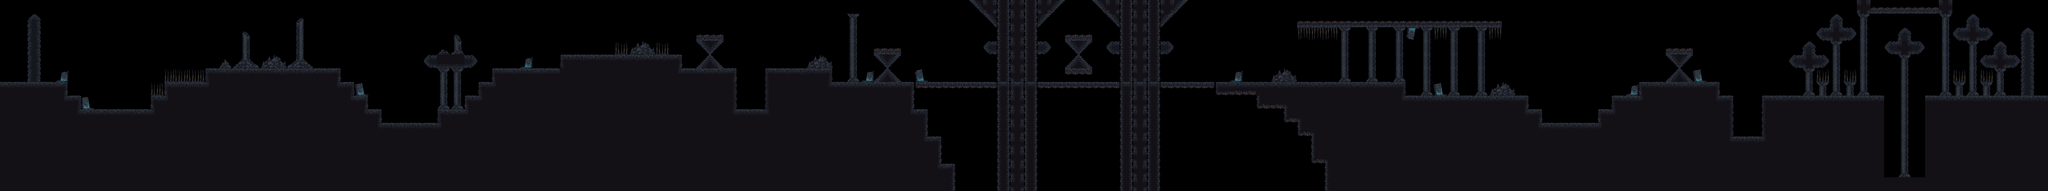

A 2D game scene composited from a Tiled map and its tileset images. What follows is a short description and the map's XML, with each tile layer's data collapsed to a summary:
An orthogonal 150x14 tile map with 32x32 px tiles, 2 tile layers (Decor, Base), 2 tilesets and 17 objects (16x points, zone).

<map version="1.10" tiledversion="1.11.0" orientation="orthogonal" renderorder="right-down" width="150" height="14" tilewidth="32" tileheight="32" infinite="0" nextlayerid="4" nextobjectid="18">
 <tileset firstgid="1" name="tileset3" tilewidth="32" tileheight="32" tilecount="153" columns="17">
  <image source="img/tileset3.png" width="544" height="288" />
 </tileset>
 <tileset firstgid="154" name="tileset3" tilewidth="32" tileheight="32" tilecount="153" columns="17">
  <image source="img/tileset3.png" width="544" height="288" />
 </tileset>
 <layer id="2" name="Decor" width="150" height="14">
  <data>[2100 cells, 305 non-empty, 31 distinct tile ids]</data>
 </layer>
 <layer id="1" name="Base" width="150" height="14">
  <data>[2100 cells, 952 non-empty, 30 distinct tile ids]</data>
 </layer>
 <objectgroup id="3" name="Objects">
  <object id="1" name="spawnpoint" type="points" x="290.909" y="124.242">
   <point />
  </object>
  <object id="2" name="b_fire" type="points" x="250.667" y="256">
   <point />
  </object>
  <object id="3" name="b_fire" type="points" x="928.667" y="289.333">
   <point />
  </object>
  <object id="4" name="b_fire" type="points" x="992.667" y="288.667">
   <point />
  </object>
  <object id="5" name="b_fire" type="points" x="1760.5" y="255.5">
   <point />
  </object>
  <object id="6" name="b_fire" type="points" x="3104.67" y="193.333">
   <point />
  </object>
  <object id="7" name="b_fire" type="points" x="3701.33" y="288.667">
   <point />
  </object>
  <object id="8" name="b_fire" type="points" x="4096.17" y="319.167">
   <point />
  </object>
  <object id="9" name="b_fire" type="points" x="1409.33" y="128.667">
   <point />
  </object>
  <object id="10" name="enemy" type="points" x="658" y="101">
   <point />
  </object>
  <object id="11" name="enemy" type="points" x="1225" y="108">
   <point />
  </object>
  <object id="12" name="enemy" type="points" x="1497" y="62">
   <point />
  </object>
  <object id="13" name="enemy" type="points" x="2415" y="112">
   <point />
  </object>
  <object id="14" name="enemy" type="points" x="2728" y="122">
   <point />
  </object>
  <object id="15" name="enemy" type="points" x="3437" y="132">
   <point />
  </object>
  <object id="16" name="enemy" type="points" x="3949" y="134">
   <point />
  </object>
  <object id="17" name="teleport" type="zone" x="4410.67" y="375.333" width="106" height="60" />
 </objectgroup>
</map>